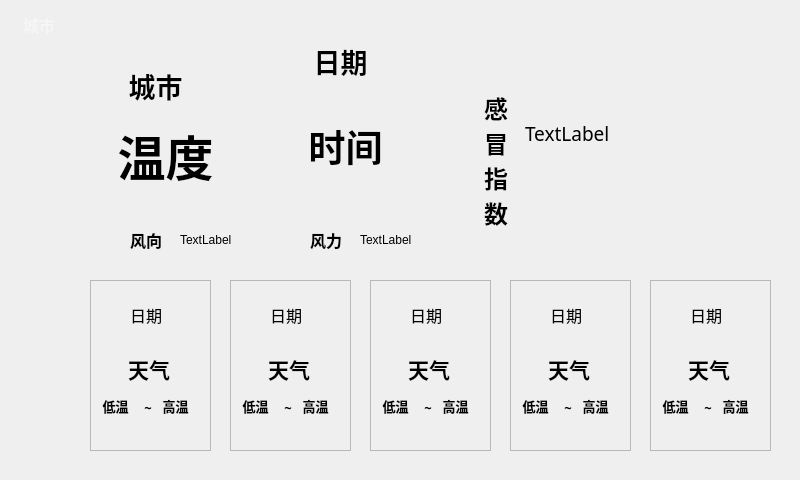
<?xml version="1.0" encoding="UTF-8"?>
<ui version="4.0">
 <class>WeatherForecast</class>
 <widget class="QMainWindow" name="WeatherForecast">
  <property name="windowModality">
   <enum>Qt::WindowModal</enum>
  </property>
  <property name="geometry">
   <rect>
    <x>0</x>
    <y>0</y>
    <width>800</width>
    <height>480</height>
   </rect>
  </property>
  <property name="minimumSize">
   <size>
    <width>800</width>
    <height>480</height>
   </size>
  </property>
  <property name="maximumSize">
   <size>
    <width>800</width>
    <height>480</height>
   </size>
  </property>
  <property name="contextMenuPolicy">
   <enum>Qt::CustomContextMenu</enum>
  </property>
  <property name="acceptDrops">
   <bool>true</bool>
  </property>
  <property name="windowTitle">
   <string>天气预报</string>
  </property>
  <property name="animated">
   <bool>false</bool>
  </property>
  <property name="documentMode">
   <bool>false</bool>
  </property>
  <property name="tabShape">
   <enum>QTabWidget::Rounded</enum>
  </property>
  <property name="dockNestingEnabled">
   <bool>true</bool>
  </property>
  <property name="dockOptions">
   <set>QMainWindow::AllowNestedDocks</set>
  </property>
  <widget class="QWidget" name="centralWidget">
   <widget class="QPushButton" name="pushButton">
    <property name="geometry">
     <rect>
      <x>130</x>
      <y>10</y>
      <width>32</width>
      <height>32</height>
     </rect>
    </property>
    <property name="styleSheet">
     <string notr="true">border-top:0px solid #e8f3f9;
background:  transparent;
border-image: url(:/UI/查找.png);</string>
    </property>
    <property name="text">
     <string/>
    </property>
   </widget>
   <widget class="QLabel" name="city_label">
    <property name="geometry">
     <rect>
      <x>100</x>
      <y>40</y>
      <width>111</width>
      <height>91</height>
     </rect>
    </property>
    <property name="font">
     <font>
      <family>楷体</family>
      <pointsize>20</pointsize>
      <weight>75</weight>
      <bold>true</bold>
     </font>
    </property>
    <property name="text">
     <string>城市</string>
    </property>
    <property name="textFormat">
     <enum>Qt::AutoText</enum>
    </property>
    <property name="alignment">
     <set>Qt::AlignCenter</set>
    </property>
   </widget>
   <widget class="QLabel" name="wendu_label">
    <property name="geometry">
     <rect>
      <x>80</x>
      <y>90</y>
      <width>171</width>
      <height>131</height>
     </rect>
    </property>
    <property name="font">
     <font>
      <family>隶书</family>
      <pointsize>36</pointsize>
      <weight>75</weight>
      <bold>true</bold>
     </font>
    </property>
    <property name="text">
     <string>温度</string>
    </property>
    <property name="alignment">
     <set>Qt::AlignCenter</set>
    </property>
   </widget>
   <widget class="QLabel" name="date_label">
    <property name="geometry">
     <rect>
      <x>250</x>
      <y>30</y>
      <width>181</width>
      <height>61</height>
     </rect>
    </property>
    <property name="font">
     <font>
      <family>隶书</family>
      <pointsize>20</pointsize>
      <weight>75</weight>
      <bold>true</bold>
     </font>
    </property>
    <property name="text">
     <string>日期</string>
    </property>
    <property name="alignment">
     <set>Qt::AlignCenter</set>
    </property>
   </widget>
   <widget class="QLabel" name="ganmaotips_label">
    <property name="geometry">
     <rect>
      <x>460</x>
      <y>80</y>
      <width>72</width>
      <height>161</height>
     </rect>
    </property>
    <property name="font">
     <font>
      <family>楷体</family>
      <pointsize>18</pointsize>
      <weight>75</weight>
      <bold>true</bold>
     </font>
    </property>
    <property name="layoutDirection">
     <enum>Qt::LeftToRight</enum>
    </property>
    <property name="text">
     <string>感
冒
指
数</string>
    </property>
    <property name="alignment">
     <set>Qt::AlignCenter</set>
    </property>
   </widget>
   <widget class="QLabel" name="fengxiang_label">
    <property name="geometry">
     <rect>
      <x>180</x>
      <y>230</y>
      <width>111</width>
      <height>20</height>
     </rect>
    </property>
    <property name="text">
     <string>TextLabel</string>
    </property>
   </widget>
   <widget class="QLabel" name="fengxiangtips_label">
    <property name="geometry">
     <rect>
      <x>130</x>
      <y>230</y>
      <width>51</width>
      <height>20</height>
     </rect>
    </property>
    <property name="font">
     <font>
      <family>华文中宋</family>
      <pointsize>12</pointsize>
      <weight>75</weight>
      <bold>true</bold>
     </font>
    </property>
    <property name="text">
     <string>风向</string>
    </property>
   </widget>
   <widget class="QLabel" name="fengli_label">
    <property name="geometry">
     <rect>
      <x>360</x>
      <y>230</y>
      <width>72</width>
      <height>20</height>
     </rect>
    </property>
    <property name="text">
     <string>TextLabel</string>
    </property>
   </widget>
   <widget class="QLabel" name="fenglitips_label">
    <property name="geometry">
     <rect>
      <x>310</x>
      <y>230</y>
      <width>51</width>
      <height>20</height>
     </rect>
    </property>
    <property name="font">
     <font>
      <family>华文中宋</family>
      <pointsize>12</pointsize>
      <weight>75</weight>
      <bold>true</bold>
     </font>
    </property>
    <property name="text">
     <string>风力</string>
    </property>
   </widget>
   <widget class="QFrame" name="frame_0">
    <property name="geometry">
     <rect>
      <x>90</x>
      <y>280</y>
      <width>121</width>
      <height>171</height>
     </rect>
    </property>
    <property name="styleSheet">
     <string notr="true"/>
    </property>
    <property name="frameShape">
     <enum>QFrame::StyledPanel</enum>
    </property>
    <property name="frameShadow">
     <enum>QFrame::Raised</enum>
    </property>
    <widget class="QLabel" name="date0_label">
     <property name="geometry">
      <rect>
       <x>20</x>
       <y>10</y>
       <width>72</width>
       <height>50</height>
      </rect>
     </property>
     <property name="font">
      <font>
       <family>华文中宋</family>
       <pointsize>12</pointsize>
      </font>
     </property>
     <property name="text">
      <string>日期</string>
     </property>
     <property name="alignment">
      <set>Qt::AlignCenter</set>
     </property>
    </widget>
    <widget class="QLabel" name="low0_label">
     <property name="geometry">
      <rect>
       <x>0</x>
       <y>110</y>
       <width>51</width>
       <height>31</height>
      </rect>
     </property>
     <property name="font">
      <font>
       <family>隶书</family>
       <pointsize>10</pointsize>
       <weight>75</weight>
       <bold>true</bold>
      </font>
     </property>
     <property name="text">
      <string>低温</string>
     </property>
     <property name="alignment">
      <set>Qt::AlignCenter</set>
     </property>
    </widget>
    <widget class="QLabel" name="label_3">
     <property name="geometry">
      <rect>
       <x>50</x>
       <y>120</y>
       <width>16</width>
       <height>16</height>
      </rect>
     </property>
     <property name="font">
      <font>
       <family>隶书</family>
       <pointsize>10</pointsize>
       <weight>75</weight>
       <bold>true</bold>
      </font>
     </property>
     <property name="text">
      <string>~</string>
     </property>
     <property name="alignment">
      <set>Qt::AlignCenter</set>
     </property>
    </widget>
    <widget class="QLabel" name="high0_label">
     <property name="geometry">
      <rect>
       <x>60</x>
       <y>110</y>
       <width>51</width>
       <height>31</height>
      </rect>
     </property>
     <property name="font">
      <font>
       <family>隶书</family>
       <pointsize>10</pointsize>
       <weight>75</weight>
       <bold>true</bold>
      </font>
     </property>
     <property name="text">
      <string>高温</string>
     </property>
     <property name="alignment">
      <set>Qt::AlignCenter</set>
     </property>
    </widget>
    <widget class="QLabel" name="type0_label">
     <property name="geometry">
      <rect>
       <x>20</x>
       <y>50</y>
       <width>78</width>
       <height>78</height>
      </rect>
     </property>
     <property name="font">
      <font>
       <family>华文中宋</family>
       <pointsize>16</pointsize>
       <weight>75</weight>
       <bold>true</bold>
      </font>
     </property>
     <property name="mouseTracking">
      <bool>false</bool>
     </property>
     <property name="styleSheet">
      <string notr="true"/>
     </property>
     <property name="text">
      <string>天气</string>
     </property>
     <property name="alignment">
      <set>Qt::AlignCenter</set>
     </property>
    </widget>
   </widget>
   <widget class="QFrame" name="frame_1">
    <property name="geometry">
     <rect>
      <x>230</x>
      <y>280</y>
      <width>121</width>
      <height>171</height>
     </rect>
    </property>
    <property name="frameShape">
     <enum>QFrame::StyledPanel</enum>
    </property>
    <property name="frameShadow">
     <enum>QFrame::Raised</enum>
    </property>
    <widget class="QLabel" name="date1_label">
     <property name="geometry">
      <rect>
       <x>20</x>
       <y>10</y>
       <width>72</width>
       <height>50</height>
      </rect>
     </property>
     <property name="font">
      <font>
       <family>华文中宋</family>
       <pointsize>12</pointsize>
      </font>
     </property>
     <property name="text">
      <string>日期</string>
     </property>
     <property name="alignment">
      <set>Qt::AlignCenter</set>
     </property>
    </widget>
    <widget class="QLabel" name="type1_label">
     <property name="geometry">
      <rect>
       <x>20</x>
       <y>50</y>
       <width>78</width>
       <height>78</height>
      </rect>
     </property>
     <property name="font">
      <font>
       <family>华文中宋</family>
       <pointsize>16</pointsize>
       <weight>75</weight>
       <bold>true</bold>
      </font>
     </property>
     <property name="text">
      <string>天气</string>
     </property>
     <property name="alignment">
      <set>Qt::AlignCenter</set>
     </property>
    </widget>
    <widget class="QLabel" name="low1_label">
     <property name="geometry">
      <rect>
       <x>0</x>
       <y>110</y>
       <width>51</width>
       <height>31</height>
      </rect>
     </property>
     <property name="font">
      <font>
       <family>隶书</family>
       <pointsize>10</pointsize>
       <weight>75</weight>
       <bold>true</bold>
      </font>
     </property>
     <property name="text">
      <string>低温</string>
     </property>
     <property name="alignment">
      <set>Qt::AlignCenter</set>
     </property>
    </widget>
    <widget class="QLabel" name="label_7">
     <property name="geometry">
      <rect>
       <x>50</x>
       <y>120</y>
       <width>16</width>
       <height>16</height>
      </rect>
     </property>
     <property name="font">
      <font>
       <family>隶书</family>
       <pointsize>10</pointsize>
       <weight>75</weight>
       <bold>true</bold>
      </font>
     </property>
     <property name="text">
      <string>~</string>
     </property>
     <property name="alignment">
      <set>Qt::AlignCenter</set>
     </property>
    </widget>
    <widget class="QLabel" name="high1_label">
     <property name="geometry">
      <rect>
       <x>60</x>
       <y>110</y>
       <width>51</width>
       <height>31</height>
      </rect>
     </property>
     <property name="font">
      <font>
       <family>隶书</family>
       <pointsize>10</pointsize>
       <weight>75</weight>
       <bold>true</bold>
      </font>
     </property>
     <property name="text">
      <string>高温</string>
     </property>
     <property name="alignment">
      <set>Qt::AlignCenter</set>
     </property>
    </widget>
   </widget>
   <widget class="QFrame" name="frame_2">
    <property name="geometry">
     <rect>
      <x>370</x>
      <y>280</y>
      <width>121</width>
      <height>171</height>
     </rect>
    </property>
    <property name="frameShape">
     <enum>QFrame::StyledPanel</enum>
    </property>
    <property name="frameShadow">
     <enum>QFrame::Raised</enum>
    </property>
    <widget class="QLabel" name="date2_label">
     <property name="geometry">
      <rect>
       <x>20</x>
       <y>10</y>
       <width>72</width>
       <height>50</height>
      </rect>
     </property>
     <property name="font">
      <font>
       <family>华文中宋</family>
       <pointsize>12</pointsize>
      </font>
     </property>
     <property name="text">
      <string>日期</string>
     </property>
     <property name="alignment">
      <set>Qt::AlignCenter</set>
     </property>
    </widget>
    <widget class="QLabel" name="type2_label">
     <property name="geometry">
      <rect>
       <x>20</x>
       <y>50</y>
       <width>78</width>
       <height>78</height>
      </rect>
     </property>
     <property name="font">
      <font>
       <family>华文中宋</family>
       <pointsize>16</pointsize>
       <weight>75</weight>
       <bold>true</bold>
      </font>
     </property>
     <property name="text">
      <string>天气</string>
     </property>
     <property name="alignment">
      <set>Qt::AlignCenter</set>
     </property>
    </widget>
    <widget class="QLabel" name="low2_label">
     <property name="geometry">
      <rect>
       <x>0</x>
       <y>110</y>
       <width>51</width>
       <height>31</height>
      </rect>
     </property>
     <property name="font">
      <font>
       <family>隶书</family>
       <pointsize>10</pointsize>
       <weight>75</weight>
       <bold>true</bold>
      </font>
     </property>
     <property name="text">
      <string>低温</string>
     </property>
     <property name="alignment">
      <set>Qt::AlignCenter</set>
     </property>
    </widget>
    <widget class="QLabel" name="label_11">
     <property name="geometry">
      <rect>
       <x>50</x>
       <y>120</y>
       <width>16</width>
       <height>16</height>
      </rect>
     </property>
     <property name="font">
      <font>
       <family>隶书</family>
       <pointsize>10</pointsize>
       <weight>75</weight>
       <bold>true</bold>
      </font>
     </property>
     <property name="text">
      <string>~</string>
     </property>
     <property name="alignment">
      <set>Qt::AlignCenter</set>
     </property>
    </widget>
    <widget class="QLabel" name="high2_label">
     <property name="geometry">
      <rect>
       <x>60</x>
       <y>110</y>
       <width>51</width>
       <height>31</height>
      </rect>
     </property>
     <property name="font">
      <font>
       <family>隶书</family>
       <pointsize>10</pointsize>
       <weight>75</weight>
       <bold>true</bold>
      </font>
     </property>
     <property name="text">
      <string>高温</string>
     </property>
     <property name="alignment">
      <set>Qt::AlignCenter</set>
     </property>
    </widget>
   </widget>
   <widget class="QFrame" name="frame_3">
    <property name="geometry">
     <rect>
      <x>510</x>
      <y>280</y>
      <width>121</width>
      <height>171</height>
     </rect>
    </property>
    <property name="frameShape">
     <enum>QFrame::StyledPanel</enum>
    </property>
    <property name="frameShadow">
     <enum>QFrame::Raised</enum>
    </property>
    <widget class="QLabel" name="date3_label">
     <property name="geometry">
      <rect>
       <x>20</x>
       <y>10</y>
       <width>72</width>
       <height>50</height>
      </rect>
     </property>
     <property name="font">
      <font>
       <family>华文中宋</family>
       <pointsize>12</pointsize>
      </font>
     </property>
     <property name="text">
      <string>日期</string>
     </property>
     <property name="alignment">
      <set>Qt::AlignCenter</set>
     </property>
    </widget>
    <widget class="QLabel" name="type3_label">
     <property name="geometry">
      <rect>
       <x>20</x>
       <y>50</y>
       <width>78</width>
       <height>78</height>
      </rect>
     </property>
     <property name="font">
      <font>
       <family>华文中宋</family>
       <pointsize>16</pointsize>
       <weight>75</weight>
       <bold>true</bold>
      </font>
     </property>
     <property name="text">
      <string>天气</string>
     </property>
     <property name="alignment">
      <set>Qt::AlignCenter</set>
     </property>
    </widget>
    <widget class="QLabel" name="low3_label">
     <property name="geometry">
      <rect>
       <x>0</x>
       <y>110</y>
       <width>51</width>
       <height>31</height>
      </rect>
     </property>
     <property name="font">
      <font>
       <family>隶书</family>
       <pointsize>10</pointsize>
       <weight>75</weight>
       <bold>true</bold>
      </font>
     </property>
     <property name="text">
      <string>低温</string>
     </property>
     <property name="alignment">
      <set>Qt::AlignCenter</set>
     </property>
    </widget>
    <widget class="QLabel" name="label_15">
     <property name="geometry">
      <rect>
       <x>50</x>
       <y>120</y>
       <width>16</width>
       <height>16</height>
      </rect>
     </property>
     <property name="font">
      <font>
       <family>隶书</family>
       <pointsize>10</pointsize>
       <weight>75</weight>
       <bold>true</bold>
      </font>
     </property>
     <property name="text">
      <string>~</string>
     </property>
     <property name="alignment">
      <set>Qt::AlignCenter</set>
     </property>
    </widget>
    <widget class="QLabel" name="high3_label">
     <property name="geometry">
      <rect>
       <x>60</x>
       <y>110</y>
       <width>51</width>
       <height>31</height>
      </rect>
     </property>
     <property name="font">
      <font>
       <family>隶书</family>
       <pointsize>10</pointsize>
       <weight>75</weight>
       <bold>true</bold>
      </font>
     </property>
     <property name="text">
      <string>高温</string>
     </property>
     <property name="alignment">
      <set>Qt::AlignCenter</set>
     </property>
    </widget>
   </widget>
   <widget class="QFrame" name="frame_4">
    <property name="geometry">
     <rect>
      <x>650</x>
      <y>280</y>
      <width>121</width>
      <height>171</height>
     </rect>
    </property>
    <property name="frameShape">
     <enum>QFrame::StyledPanel</enum>
    </property>
    <property name="frameShadow">
     <enum>QFrame::Raised</enum>
    </property>
    <widget class="QLabel" name="date4_label">
     <property name="geometry">
      <rect>
       <x>20</x>
       <y>10</y>
       <width>72</width>
       <height>50</height>
      </rect>
     </property>
     <property name="font">
      <font>
       <family>华文中宋</family>
       <pointsize>12</pointsize>
      </font>
     </property>
     <property name="text">
      <string>日期</string>
     </property>
     <property name="alignment">
      <set>Qt::AlignCenter</set>
     </property>
    </widget>
    <widget class="QLabel" name="type4_label">
     <property name="geometry">
      <rect>
       <x>20</x>
       <y>50</y>
       <width>78</width>
       <height>78</height>
      </rect>
     </property>
     <property name="font">
      <font>
       <family>华文中宋</family>
       <pointsize>16</pointsize>
       <weight>75</weight>
       <bold>true</bold>
      </font>
     </property>
     <property name="text">
      <string>天气</string>
     </property>
     <property name="alignment">
      <set>Qt::AlignCenter</set>
     </property>
    </widget>
    <widget class="QLabel" name="low4_label">
     <property name="geometry">
      <rect>
       <x>0</x>
       <y>110</y>
       <width>51</width>
       <height>31</height>
      </rect>
     </property>
     <property name="font">
      <font>
       <family>隶书</family>
       <pointsize>10</pointsize>
       <weight>75</weight>
       <bold>true</bold>
      </font>
     </property>
     <property name="text">
      <string>低温</string>
     </property>
     <property name="alignment">
      <set>Qt::AlignCenter</set>
     </property>
    </widget>
    <widget class="QLabel" name="label_19">
     <property name="geometry">
      <rect>
       <x>50</x>
       <y>120</y>
       <width>16</width>
       <height>16</height>
      </rect>
     </property>
     <property name="font">
      <font>
       <family>隶书</family>
       <pointsize>10</pointsize>
       <weight>75</weight>
       <bold>true</bold>
      </font>
     </property>
     <property name="text">
      <string>~</string>
     </property>
     <property name="alignment">
      <set>Qt::AlignCenter</set>
     </property>
    </widget>
    <widget class="QLabel" name="high4_label">
     <property name="geometry">
      <rect>
       <x>60</x>
       <y>110</y>
       <width>51</width>
       <height>31</height>
      </rect>
     </property>
     <property name="font">
      <font>
       <family>隶书</family>
       <pointsize>10</pointsize>
       <weight>75</weight>
       <bold>true</bold>
      </font>
     </property>
     <property name="text">
      <string>高温</string>
     </property>
     <property name="alignment">
      <set>Qt::AlignCenter</set>
     </property>
    </widget>
   </widget>
   <widget class="QLabel" name="time_label">
    <property name="geometry">
     <rect>
      <x>260</x>
      <y>80</y>
      <width>171</width>
      <height>131</height>
     </rect>
    </property>
    <property name="font">
     <font>
      <family>隶书</family>
      <pointsize>28</pointsize>
      <weight>75</weight>
      <bold>true</bold>
     </font>
    </property>
    <property name="text">
     <string>时间</string>
    </property>
    <property name="alignment">
     <set>Qt::AlignCenter</set>
    </property>
   </widget>
   <widget class="QTextBrowser" name="ganmao_textBrowser">
    <property name="geometry">
     <rect>
      <x>520</x>
      <y>90</y>
      <width>256</width>
      <height>191</height>
     </rect>
    </property>
    <property name="font">
     <font>
      <family>新宋体</family>
      <pointsize>14</pointsize>
     </font>
    </property>
    <property name="styleSheet">
     <string notr="true">border-top:0px solid #e8f3f9;
background:  transparent;</string>
    </property>
    <property name="html">
     <string>&lt;!DOCTYPE HTML PUBLIC &quot;-//W3C//DTD HTML 4.0//EN&quot; &quot;http://www.w3.org/TR/REC-html40/strict.dtd&quot;&gt;
&lt;html&gt;&lt;head&gt;&lt;meta name=&quot;qrichtext&quot; content=&quot;1&quot; /&gt;&lt;style type=&quot;text/css&quot;&gt;
p, li { white-space: pre-wrap; }
&lt;/style&gt;&lt;/head&gt;&lt;body style=&quot; font-family:'新宋体'; font-size:14pt; font-weight:400; font-style:normal;&quot;&gt;
&lt;p style=&quot; margin-top:0px; margin-bottom:0px; margin-left:0px; margin-right:0px; -qt-block-indent:0; text-indent:0px;&quot;&gt;                                                                 TextLabel&lt;/p&gt;&lt;/body&gt;&lt;/html&gt;</string>
    </property>
   </widget>
   <widget class="QLineEdit" name="city_lineEdit">
    <property name="geometry">
     <rect>
      <x>20</x>
      <y>10</y>
      <width>141</width>
      <height>31</height>
     </rect>
    </property>
    <property name="font">
     <font>
      <family>华文中宋</family>
      <pointsize>12</pointsize>
     </font>
    </property>
    <property name="styleSheet">
     <string notr="true">border-top:0px solid #e8f3f9;
color: rgb(255, 255, 255);
background:  transparent;</string>
    </property>
    <property name="placeholderText">
     <string>城市</string>
    </property>
   </widget>
   <widget class="QLabel" name="city_label_2">
    <property name="geometry">
     <rect>
      <x>20</x>
      <y>10</y>
      <width>101</width>
      <height>30</height>
     </rect>
    </property>
    <property name="text">
     <string/>
    </property>
   </widget>
   <zorder>city_lineEdit</zorder>
   <zorder>pushButton</zorder>
   <zorder>city_label</zorder>
   <zorder>wendu_label</zorder>
   <zorder>date_label</zorder>
   <zorder>ganmaotips_label</zorder>
   <zorder>fengxiang_label</zorder>
   <zorder>fengxiangtips_label</zorder>
   <zorder>fengli_label</zorder>
   <zorder>fenglitips_label</zorder>
   <zorder>frame_0</zorder>
   <zorder>frame_1</zorder>
   <zorder>frame_2</zorder>
   <zorder>frame_3</zorder>
   <zorder>frame_4</zorder>
   <zorder>time_label</zorder>
   <zorder>ganmao_textBrowser</zorder>
   <zorder>city_label_2</zorder>
  </widget>
 </widget>
 <layoutdefault spacing="6" margin="11"/>
 <resources/>
 <connections/>
</ui>
